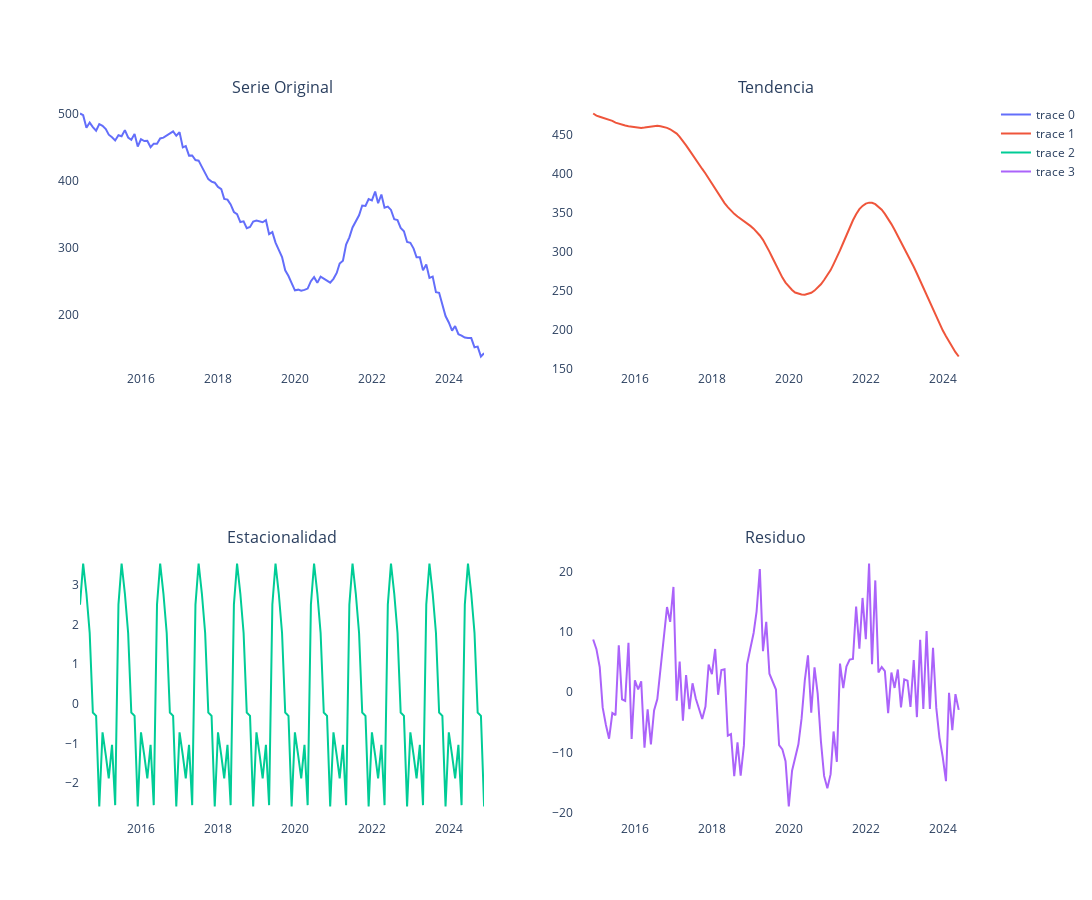

Source (notebook cell):
### Code cell
seasonal_decomposition(
    df=df,
    date_col="mes",
    value_col="producto1",
    model="additive",
    period=12,
    html_path=os.path.join(html_dir, "seasonal_decompose_Producto1.html"),
    png_path=os.path.join(png_dir, "seasonal_decompose_Producto1.png"),title=''
)
